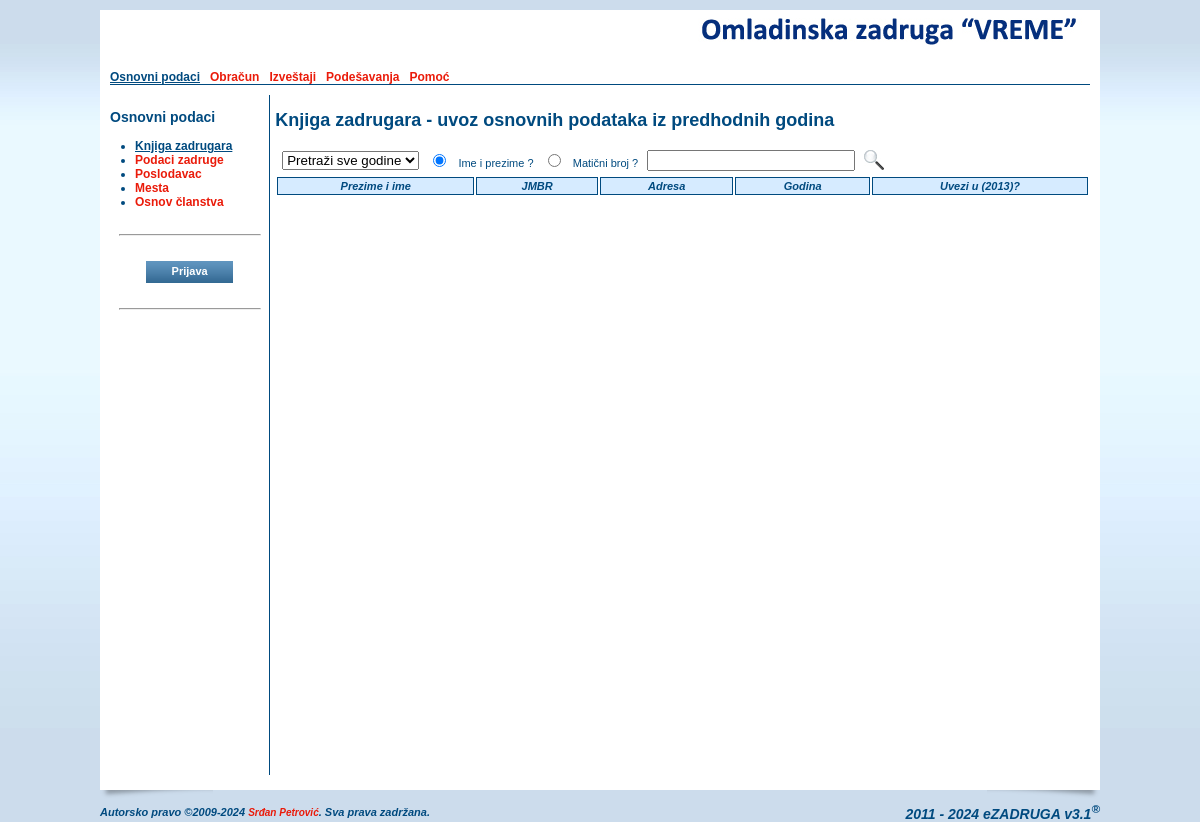
/zadrugaruvoz.php, run on the app's committed database.
### tables this page shows
CREATE TABLE IF NOT EXISTS `oszcooperative` (
  `ID` smallint(6) NOT NULL AUTO_INCREMENT,
  `name` varchar(255) NOT NULL,
  `short` varchar(50) NOT NULL,
  `shortest` varchar(25) NOT NULL,
  `address` varchar(255) DEFAULT NULL,
  `IDPlace` smallint(6) DEFAULT NULL,
  `phone` varchar(20) DEFAULT NULL,
  `mobile` varchar(20) DEFAULT NULL,
  `fax` varchar(20) DEFAULT NULL,
  `email` varchar(255) DEFAULT NULL,
  `url` varchar(255) DEFAULT NULL,
  `account` varchar(255) DEFAULT NULL,
  `reference` varchar(255) NOT NULL,
  `pib` varchar(20) DEFAULT NULL,
  `idnumber` varchar(20) DEFAULT NULL,
  `activity` varchar(20) NOT NULL,
  `currentyear` varchar(4) NOT NULL,
  `contracthours` tinyint(4) NOT NULL DEFAULT '0',
  `memberhours` tinyint(4) NOT NULL DEFAULT '0',
  `headimage` varchar(255) DEFAULT NULL,
  `pdfimage` varchar(255) DEFAULT NULL,
  PRIMARY KEY (`ID`),
  KEY `name` (`name`),
  KEY `IDPlace` (`IDPlace`)
);

CREATE TABLE IF NOT EXISTS `oszmenu` (
  `ID` smallint(6) NOT NULL AUTO_INCREMENT,
  `title` varchar(70) NOT NULL,
  `link` varchar(255) NOT NULL,
  `root` smallint(6) NOT NULL DEFAULT '0',
  `sort` tinyint(4) DEFAULT NULL,
  `sub_item` tinyint(4) NOT NULL DEFAULT '-1',
  `show_admin` tinyint(4) NOT NULL DEFAULT '0',
  PRIMARY KEY (`ID`),
  KEY `title` (`title`),
  KEY `root` (`root`),
  KEY `link` (`link`)
);

### include/c_session.php (called while the page is built, shortened)
<?php
class c_Session {
  public function _getCurrentYear() {
    if (isset($_SESSION['_OSZ_CurrentYear']) && (int)$_SESSION['_OSZ_CurrentYear'] > $GLOBALS["def_start_year"])
      return (int) $_SESSION['_OSZ_CurrentYear'];
    else {
      $query = mysql_query("SELECT * FROM OSZCooperative") or die(mysql_error());
      $res = mysql_fetch_array($query);
      return (int) $_SESSION['_OSZ_CurrentYear'];
    }
  }
  public function _getTimeScale() {
    if (isset($_SESSION['_OSZ_TimeScale']))
      return (int) $_SESSION['_OSZ_TimeScale'];
    else {
      $query = mysql_query("SELECT * FROM OSZCooperative") or die(mysql_error());
      return (int) $_SESSION['_OSZ_TimeScale'];
    }
  }
}
?>

### zadrugaruvoz.php (the view, shortened to what this page needs)
<?php
include_once('./header.php');
?>
                            <h2><?=$GLOBALS["sectiontitle"];?></h2>
                            <table cellpadding="2" cellspacing="2" border="0" class="table_search">
                              <form name="frmSearch" action="./zadrugaruvoz.php" method="POST">
                              <tr>
                                <td valign="middle">
                                  <select name="_year">
                                    <option value="ALL">Pretraži sve godine</option>
                                  </select>
                                </td>
                                <td valign="middle">
                                  <input type="radio" name="searchType" value="IP" checked="checked" /> &nbsp; Ime i prezime ?
                                </td>
                                <td valign="middle">
                                  <input type="radio" name="searchType" value="JBMG" /> &nbsp; Matični broj ?
                                </td>
                                <td><input type="text" name="search" id="search" maxlength="255" style="width:200px;" /></td>
                                <td><input type="image" src="./images/form/search.jpg" alt="<?=$_LANG["sr"]["SEARCH"];?>" title="<?=$_LANG["sr"]["SEARCH"];?>" /></td>
                              </tr>
                              </form>
                            </table>
                            <form name="import" action="./zadrugaruvoz.php" method="POST">
                            <table cellpadding="2" cellspacing="2" border="0" class="table_browse" width="100%">
                              <tr>
                                <th>Prezime i ime</th>
                                <th>JMBR</th>
                                <th>Adresa</th>
                                <th>Godina</th>
                                <th>Uvezi u (<?=$_currentyear;?>)?</th>
                              </tr>
                            </table>
                            </form>
<?php
include_once('./footer.php');
?>

### header.php (shortened to what this page needs)
<?php
require_once('./include/c_session.php');
require_once('./lang/sr.php');
if (!isset($_session))
{
  $_session = new c_Session;
}
$_esettings = $_session->_getSettings();
if (count($_esettings) == 0) {
  $query = mysql_query("select * from esettings where ID > 0 LIMIT 1") or die(mysql_error());
  $_esettings = mysql_fetch_array($query);
}
$_oszcooperative = $_session->_getCooperative();
if (count($_oszcooperative) == 0) {
  $query = mysql_query("select * from oszcooperative where ID > 0 LIMIT 1") or die(mysql_error());
  $_oszcooperative = mysql_fetch_array($query);
}
$_currentyear = $_session->_getCurrentYear();
$_timescale   = $_session->_getTimeScale();
$forSelf = explode("/", $_SERVER['PHP_SELF']);
$_self   = $forSelf[count($forSelf)-1];
$_menu   = array();
$_root   = 0;
$_father = 0;
$_this   = 0;
$_index  = false;
$query = mysql_query("SELECT * FROM oszmenu ORDER BY root, sort") or die(mysql_error());
while ($res = mysql_fetch_array($query)) {
  if ($_self == trim($res['link'])) {
    $_this    = $res['ID'];
    $_father  = $res['root'];
  }
  if ($res['root'] > 0) {
    foreach($_menu[0] as $key => $menu) {
      if ($key == $res['root']) {
        $_menu[0][$key]['submenu'][$res['ID']] = array(
        "ID"        => $res['ID'],
        "title"     => $res['title'],
        "link"      => $res['link'],
        "root"      => $res['root'],
        "sort"      => $res['sort'],
        "sub_item"  => $res['sub_item'],
        "show_admin"=> $res['show_admin']
        );
      }
    }
  } else {
    $_menu[0][$res['ID']] = array(
      "ID"    => $res['ID'],
      "title" => $res['title'],
      "link"  => $res['link'],
      "root"  => $res['root'],
      "sort"      => $res['sort'],
      "sub_item"  => $res['sub_item'],
      "show_admin"=> $res['show_admin']
    );
  }
}
?>
<!DOCTYPE html PUBLIC "-//W3C//DTD XHTML 1.0 Transitional//EN" "http://www.w3.org/TR/xhtml1/DTD/xhtml1-transitional.dtd">
<html xmlns="http://www.w3.org/1999/xhtml" >
  <head>
    <link href="./css/style.css" rel="stylesheet" type="text/css">
    <link href="./css/calendar.css" rel="stylesheet" type="text/css">
  </head>
<?php
if (isset($preload_image) && is_array($preload_image)) {
  $strOnLoad = "javascript:MM_preloadImages(";
  $start = true;
  foreach($preload_image as $_image) {
    if ($start)
    {
      $start = false;
      $strOnLoad .= "'". $_image."'";
    } else $strOnLoad .= ",'". $_image."'";
  }
?>
  <body OnLoad="<?=$strOnLoad;?>">
<?php
} else {
?>
  <body>
<?php
}
?>
    <div class="main_content_location" align="center" valign="top">
      <table cellpadding="0" cellspacing="0" border="0">
        <tr>
          <td colspan="2" valign="top">
            <table cellpadding="0" cellspacing="0" border="0" class="content_all">
              <tr>
                <td class="content_all_left"><img src="./images/1px.gif" /></td>
                <td class="content_main" valign="top">
                    <table cellpadding="0" cellspacing="0" border="0" class="content_main">
                      <tr>
                        <td>
                          <table cellpadding="0" cellspacing="0" border="0" class="header">
                            <tr>
                              <td align="left" class="header_left">
                              </td>
                              <td align="right" valign="top" class="header_right">
                                <a href="./index.php">
<?php if (isset($_esettings["custom_head"]) && $_esettings["custom_head"] && isset($_oszcooperative["headimage"]) && file_exists($_oszcooperative["headimage"])) { ?>
                                  <img src="<?=$_oszcooperative["headimage"];?>" alt="<?=$_LANG["sr"]["MAIN_IMAGE_ALT"];?>" title="<?=$_LANG["sr"]["MAIN_IMAGE_ALT"];?>" />
<?php } else { ?>
                                  <img src="./images/ezadruga_logo.png" alt="<?=$_LANG["sr"]["MAIN_IMAGE_ALT"];?>" title="<?=$_LANG["sr"]["MAIN_IMAGE_ALT"];?>" />
<?php } ?>
                                </a>
                              </td>
                            </tr>
                            <tr>
                              <td class="main_menu" colspan="2">
<?
  foreach ($_menu[0] as $key => $menu) {
    if (intval($menu["sort"]) > 0) {
      if ($key == $_father || $key == $_root){
        if ($_menu[0][$key]["show_admin"] && $GLOBALS["admin"]) {
?>
                                <a href="./<?=$_menu[0][$key]["link"];?>" class="main_menu_selected"><?=$_menu[0][$key]["title"];?></a> &nbsp;
<?
        } else {
?>
                                <a href="./<?=$_menu[0][$key]["link"];?>" class="main_menu_selected"><?=$_menu[0][$key]["title"];?></a> &nbsp;
<?
        }
      } else {
        if ($_menu[0][$key]["show_admin"] && $GLOBALS["admin"]) {
?>
                                <a href="./<?=$_menu[0][$key]["link"];?>"><?=$_menu[0][$key]["title"];?></a> &nbsp;
<?
        } else {
?>
                                <a href="./<?=$_menu[0][$key]["link"];?>"><?=$_menu[0][$key]["title"];?></a> &nbsp;
<?
        }
      }
    }
  }
?>
                              </td>
                          </table>
                        </td>
                      </tr>
                      <tr>
                        <td valign="top">
                          <table cellpadding="0" cellspacing="0" border="0" class="main_content">
                            <tr>
                              <td class="left_menu" valign="top">
<?php
if (!$_index) {
?>
                                <h3><?=$GLOBALS["menutitle"];?></h3>
                                <ul>
<?php
  $sub_item = -1;
  if ($_root > 0) {
    foreach($_menu[0][$_root]['submenu'] as $key => $menu) {
      if (intval($_menu[0][$_root]['submenu'][$key]["sub_item"]) > 0 && $_this == $key) $sub_item = intval($_menu[0][$_root]['submenu'][$key]["sub_item"]);
      if (intval($_menu[0][$_root]['submenu'][$key]["sort"]) > 0)
      {
        if ($key == $_father || $key == $sub_item) {
          if ($_menu[0][$_root]['submenu'][$key]["show_admin"] && $GLOBALS["admin"]) {
?>
                                  <li><a href="<?=$_menu[0][$_root]['submenu'][$key]["link"];?>" class="main_menu_selected"><?=$_menu[0][$_root]['submenu'][$key]["title"];?></a></li>
<?
          } elseif (!$_menu[0][$_root]['submenu'][$key]["show_admin"]) {
?>
                                  <li><a href="<?=$_menu[0][$_root]['submenu'][$key]["link"];?>" class="main_menu_selected"><?=$_menu[0][$_root]['submenu'][$key]["title"];?></a></li>
<?php
          }
        } else {
          if ($_menu[0][$_root]['submenu'][$key]["show_admin"] && $GLOBALS["admin"]) {
?>
                                  <li><a href="<?=$_menu[0][$_root]['submenu'][$key]["link"];?>"><?=$_menu[0][$_root]['submenu'][$key]["title"];?></a></li>
<?
          } elseif (!$_menu[0][$_root]['submenu'][$key]["show_admin"]) {
?>
                                  <li><a href="<?=$_menu[0][$_root]['submenu'][$key]["link"];?>"><?=$_menu[0][$_root]['submenu'][$key]["title"];?></a></li>
<?php
          }
        }
      }
    }
  } else {
    if ($_father > 0) {
      foreach($_menu[0][$_father]['submenu'] as $key => $menu) {
        if (intval($_menu[0][$_father]['submenu'][$key]["sub_item"]) > 0 && $_this == $key) $sub_item = intval($_menu[0][$_father]['submenu'][$key]["sub_item"]);
        if (intval($_menu[0][$_father]['submenu'][$key]["sort"]) > 0)
        {
          if ($key == $_this || $key == $sub_item) {
            if ($_menu[0][$_father]['submenu'][$key]["show_admin"] && $GLOBALS["admin"]) {
?>
                                  <li><a href="<?=$_menu[0][$_father]['submenu'][$key]["link"];?>" class="main_menu_selected"><?=$_menu[0][$_father]['submenu'][$key]["title"];?></a></li>
<?
          } elseif (!$_menu[0][$_father]['submenu'][$key]["show_admin"]) {
?>
                                  <li><a href="<?=$_menu[0][$_father]['submenu'][$key]["link"];?>" class="main_menu_selected"><?=$_menu[0][$_father]['submenu'][$key]["title"];?></a></li>
<?
            }
          } else {
            if ($_menu[0][$_father]['submenu'][$key]["show_admin"] && $GLOBALS["admin"]) {
?>
                                  <li><a href="<?=$_menu[0][$_father]['submenu'][$key]["link"];?>"><?=$_menu[0][$_father]['submenu'][$key]["title"];?></a></li>
<?
          } elseif (!$_menu[0][$_father]['submenu'][$key]["show_admin"]) {
?>
                                  <li><a href="<?=$_menu[0][$_father]['submenu'][$key]["link"];?>"><?=$_menu[0][$_father]['submenu'][$key]["title"];?></a></li>
<?
            }
          }
        }
      }
    }
  }
?>
                                </ul>
<?
} else {
?>
<?php
}
?>
                                <hr style="margin-top:25px;margin-bottom:25px;width:140px;"/>
                                <div align="center">
<?php if (!$GLOBALS["admin"]) { ?>
                                  <form name="frmLogin" action="./login.php" method="POST">
                                    <input type="submit" name="login" id="login" class="btn" value=" &nbsp; &nbsp; Prijava &nbsp; &nbsp; " />
                                  </form>
<?php } ?>
                                </div>
                                <hr style="margin-top:25px;width:140px;" />
                              </td>
                              <td style="width:830px;padding-left:5px;" valign="top">

### css/style.css (style rules this page uses)
body { margin: 0px; padding: 0px; background-color:#ccdcec; background-image:url(bg.jpg); background-repeat:repeat-x; font-family:Arial, Tahoma, Georgia; font-size:12px; color:#004A7F; }
a { font-size:12px; color:#ea1b0a; text-decoration:none; font-weight: bold; }
ul { padding-left:0px; margin-left:25px; }
table { text-align: left; font-size:12px; }
img { border-top: 0px none; border-left: 0px none; border-right: 0px none; border-bottom: 0px none; }
.header { width: 980px; height: 60px; }
.header_left { width: 390px; height: 60px; }
.header_right { width: 590px; height: 60px; }
.main_content_location { padding-top: 10px; }
.content_all { margin: 0px; padding: 0px; background-color:#FFFFFF; width:1000px; }
.content_all_left { background-color:#FFFFFF; width:10px; }
.content_main { width: 980px; background-color:#FFFFFF; font-size:12px; }
.main_content { width: 980px; height:680px; background-color:#FFFFFF; font-size:12px; margin-top:10px; }
.main_menu { border-bottom: 1px solid #004A7F; }
.main_menu_selected { font-size:12px; color:#004A7F; text-decoration:underline; font-weight: bold; }
.left_menu { width:160px; border-right: 1px solid #004A7F; }
.table_browse { font-size:11px; }
.table_browse th { font-weight: bold; text-align: left; font-style: italic; background-color: #D6EBFF; border-top: 1px solid #004A7F; border-left: 1px solid #004A7F; border-right: 1px solid #004A7F; border-bottom: 1px solid #004A7F; }
.table_browse th { font-weight: bold; font-style: italic; text-align: center; background-color: #D6EBFF; border-top: 1px solid #004A7F; border-left: 1px solid #004A7F; border-right: 1px solid #004A7F; border-bottom: 1px solid #004A7F; padding-left: 15px; padding-right: 15px; }
.table_search { font-size:11px; }
.table_search td { padding-left: 5px; }
.btn { height:22px; border:none; background-color:#004A7F; background-image:url(btn.jpg); background-repeat:repeat-x; color:#FFFFFF; font-size:11px; cursor:pointer; font-weight:bold; padding:0px 10px 2px 10px; }

### data on the page
oszcooperative: headimage (picture), currentyear "2013"
oszmenu: title "Osnovni podaci"
oszmenu: title "Obračun"
oszmenu: title "Izveštaji"
oszmenu: title "Podešavanja"
oszmenu: title "Pomoć"
oszmenu: title "Knjiga zadrugara"
oszmenu: title "Podaci zadruge"
oszmenu: title "Poslodavac"
oszmenu: title "Mesta"
oszmenu: title "Osnov članstva"

### other printed values
$GLOBALS["menutitle"] "Osnovni podaci"
$GLOBALS["sectiontitle"] "Knjiga zadrugara - uvoz osnovnih podataka iz predhodnih godina"
$GLOBALS["version"] "3.1"
